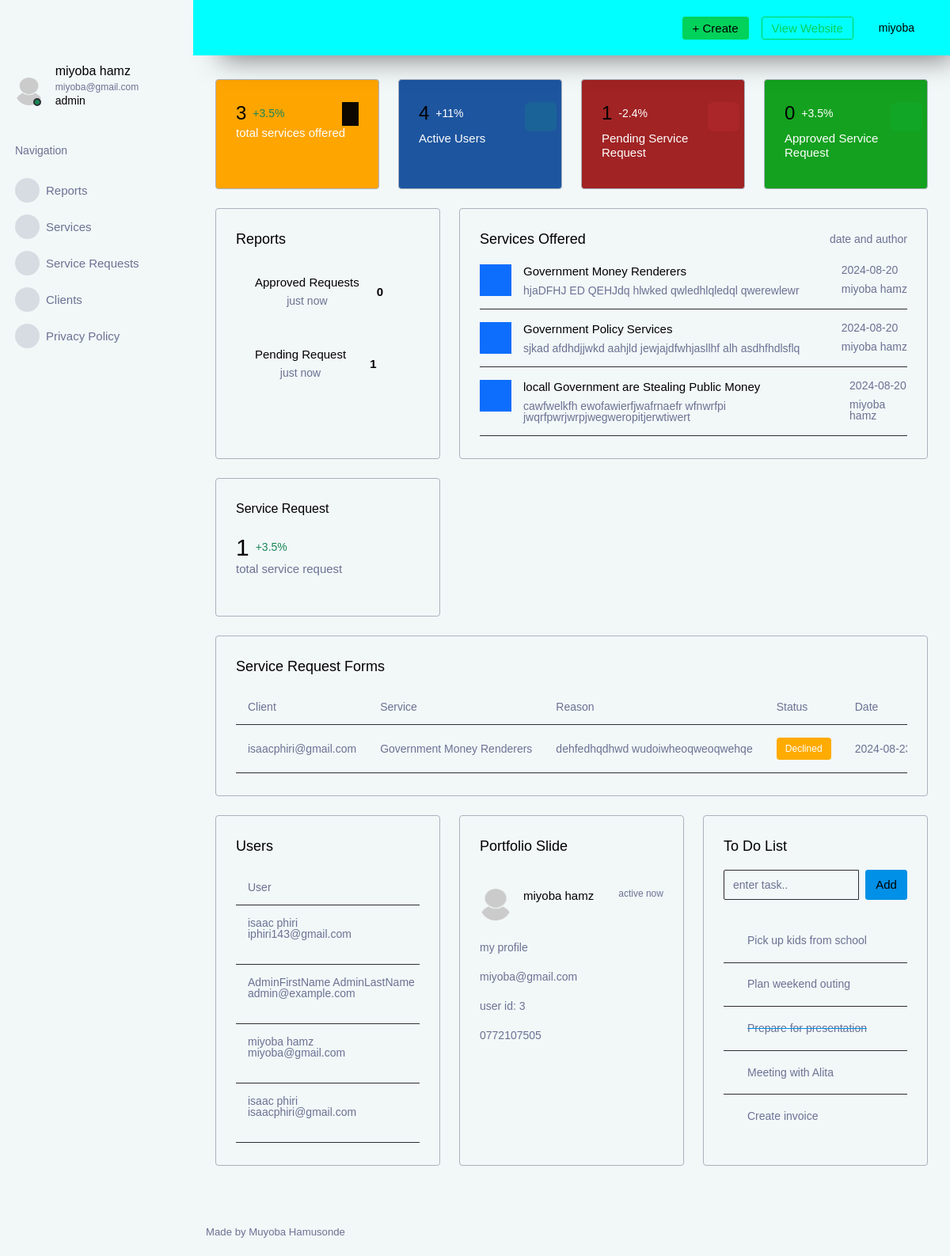
/dashboard/ (signed in), run on an earlier commit of the app's database.
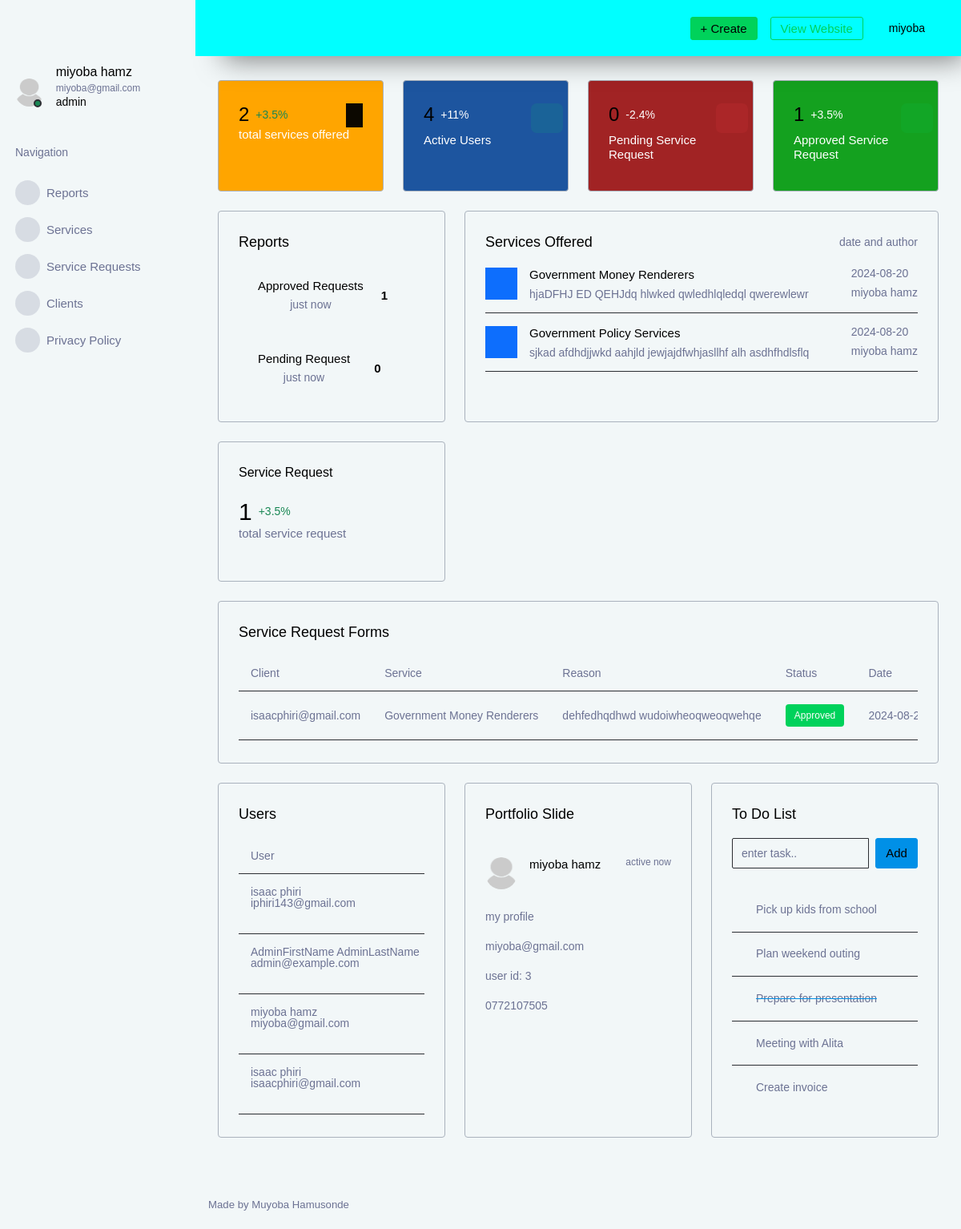
And on a later commit of the database.
### models.py (models this page shows, shortened)
class Service(database.Model):
    id = database.Column(database.Integer, primary_key=True,autoincrement=True)
    name = database.Column(database.String(100), nullable=False)
    description = database.Column(database.Text, nullable=True)
    updated = database.Column(database.Date,default = date.today())
    author = database.Column(database.Integer, database.ForeignKey(User.id) )
    publisher = relationship('User', backref='publisher_service')

class User(UserMixin,database.Model):
    id = database.Column(database.Integer, primary_key=True )
    first_name = database.Column(database.String(100), nullable=False)
    last_name = database.Column(database.String(100), nullable=False)
    email = database.Column( database.String(80),unique=True, nullable=False)
    phone = database.Column( database.String(15),unique=True, nullable=False)
    password = database.Column(database.String(8))
    role = database.Column(
        database.Enum(UserStatusEnum),
        default=UserStatusEnum.client,
        nullable=False
    )

class ServiceRequestForm(database.Model):
    id = database.Column(database.Integer, primary_key=True,autoincrement=True)
    service_id  = database.Column(database.Integer, database.ForeignKey('service.id'))
    reason = database.Column(database.String(100), nullable=False)
    updated = database.Column(database.Date,default = date.today())
    client = database.Column(database.Integer, database.ForeignKey(User.id) )
    active = database.Column(database.Boolean, default=False)
    nrc_number = database.Column('nrc_number', database.String(15), unique=True, nullable=True)
    district = database.Column('district', database.String(200), nullable=False)
    pdf_file  = database.Column(database.LargeBinary)
    file_name = database.Column(database.String(255), nullable=True)
    service = relationship('Service', backref='service_requests')
    user = relationship('User', backref='user_requests')
    def get_status(self):
        return self.active
    def get_status_text(self):
        if self.active:
            return 'Approved'
        return 'Declined'

### main.py (the view)
@main.route('/dashboard/')
@login_required
def dashboard():
    me = User.query.filter_by(email=current_user.email).first()
    t_approved_req = len(ServiceRequestForm.query.filter_by(active=True).all())
    t_peding_req = len(ServiceRequestForm.query.filter_by(active=False).all())
    services = Service.query.options(joinedload(Service.publisher)).all()
    servicerequest = ServiceRequestForm.query.options(joinedload(ServiceRequestForm.service),joinedload(ServiceRequestForm.user)).all()
    users = database.session.query(User).all()
    servicerequest = ServiceRequestForm.query.options(joinedload(ServiceRequestForm.service),joinedload(ServiceRequestForm.user)).all()
    t_services = len(services)
    t_users = len(users)
    t_servicerequest = len(servicerequest)
    return render_template(
        'dashboard/index.html',
        me=me, services=services,
        users=users,servicerequest=servicerequest,
        t_services=t_services,t_users=t_users,
        t_servicerequest=t_servicerequest,t_approved_req=t_approved_req,
        t_peding_req=t_peding_req
    )

### __init__.py (called while the page is built)
def create_app():
    app = Flask(__name__, template_folder='html')
    app.config['SECRET_KEY'] = b'_5#y2L"F4Q8z\n\xec]/'
    app.config['SQLALCHEMY_DATABASE_URI'] = 'sqlite:///' + os.path.join(os.path.abspath(os.path.dirname(__file__)), 'database.db')
    app.config['SQLALCHEMY_TRACK_MODIFICATIONS'] = False
    database.init_app(app)
    migrate.init_app(app, database)
    login_manager.init_app(app)
    login_manager.login_view = 'auth.login'
    from .models import User  # Import models after initializing database
    @login_manager.user_loader
    def load_user(user_id):
        return User.query.get(int(user_id))
    from .auth import auth as auth_blueprint
    app.register_blueprint(auth_blueprint)
    from .main import main as main_blueprint
    app.register_blueprint(main_blueprint)
    return app

### templates/dashboard/index.html (shortened to what the changed rows need)
{% extends 'dashboard/base.html' %}
{% block main %}
      <div class="row">
        <div class="col-xl-3 col-sm-6 grid-margin stretch-card" style=" border-radius: 5px;">
          <div class="card" style="background-color: orange;">
            <div class="card-body" >
              <div class="row">
                <div class="col-9">
                  <div class="d-flex align-items-center align-self-start" >
                    <h3 class="mb-0">{{t_services}}</h3>
                    <p class="text-success ms-2 mb-0 font-weight-medium">+3.5%</p>
                  </div>
                </div>
              </div>
            </div>
          </div>
        </div>
        <div class="col-xl-3 col-sm-6 grid-margin stretch-card">
          <div class="card" style="background-color: rgba(157, 23, 23, 0.94);">
            <div class="card-body">
              <div class="row">
                <div class="col-9">
                  <div class="d-flex align-items-center align-self-start">
                    <h3 class="mb-0">{{t_peding_req}}</h3>
                    <p class="text-white ms-2 mb-0 font-weight-medium">-2.4%</p>
                  </div>
                </div>
              </div>
            </div>
          </div>
        </div>
        <div class="col-xl-3 col-sm-6 grid-margin stretch-card">
          <div class="card" style="background-color: rgba(7, 157, 17, 0.94);">
            <div class="card-body">
              <div class="row">
                <div class="col-9">
                  <div class="d-flex align-items-center align-self-start">
                    <h3 class="mb-0">{{t_approved_req}}</h3>
                    <p class="text-white ms-2 mb-0 font-weight-medium">+3.5%</p>
                  </div>
                </div>
              </div>
            </div>
          </div>
        </div>
      </div>
      <div class="row">
        {% if me.role.value == 'admin' %}
        <div class="col-md-4 grid-margin stretch-card">
          <div class="card">
            <div class="card-body">
              <h4 class="card-title">Reports</h4>
              <div class="bg-gray-dark d-flex d-md-block d-xl-flex flex-row py-3 px-4 px-md-3 px-xl-4 rounded mt-3">
                <div class="text-md-center text-xl-left">
                  <h6 class="mb-1">Approved Requests</h6>
                  <p class="text-muted mb-0">just now</p>
                </div>
                <div class="align-self-center flex-grow text-right text-md-center text-xl-right py-md-2 py-xl-0">
                  <h6 class="font-weight-bold mb-0">{{t_approved_req}}</h6>
                </div>
              </div>
              <div class="bg-gray-dark d-flex d-md-block d-xl-flex flex-row py-3 px-4 px-md-3 px-xl-4 rounded mt-3">
                <div class="text-md-center text-xl-left">
                  <h6 class="mb-1">Pending Request</h6>
                  <p class="text-muted mb-0">just now</p>
                </div>
                <div class="align-self-center flex-grow text-right text-md-center text-xl-right py-md-2 py-xl-0">
                  <h6 class="font-weight-bold mb-0">{{t_peding_req}}</h6>
                </div>
              </div>
            </div>
          </div>
        </div>
        {% endif %}
        <div class="col-md-8 grid-margin stretch-card">
          <div class="card">
            <div class="card-body">
              <div class="row">
                <div class="col-12">
                  <div class="preview-list">
                    {% for req in services %}
                    <div class="preview-item border-bottom">
                      <div class="preview-thumbnail">
                        <div class="preview-icon bg-primary">
                          <i class="mdi mdi-file-document"></i>
                        </div>
                      </div>
                      <div class="preview-item-content d-sm-flex flex-grow">
                        <div class="flex-grow">
                          <h6 class="preview-subject">{{req.name}}</h6>
                          <p class="text-muted mb-0">{{req.description}}</p>
                        </div>
                        <div class="me-auto text-sm-right pt-2 pt-sm-0">
                          <p class="text-muted">{{req.updated}}</p>
                          <p class="text-muted mb-0">{{req.publisher.first_name}} {{req.publisher.last_name}} </p>
                        </div>
                      </div>
                    </div>
                    {% endfor %}
                  </div>
                </div>
              </div>
            </div>
          </div>
        </div>
      </div>
      {% if me.role.value == 'admin' %}
      <div class="row">
        <div class="col-sm-4 grid-margin">
          <div class="card">
            <div class="card-body">
              <div class="row">
                <div class="col-8 col-sm-12 col-xl-8 my-auto">
                  <div class="d-flex d-sm-block d-md-flex align-items-center">
                    <h2 class="mb-0">{{t_servicerequest}}</h2>
                  </div>
                </div>
              </div>
            </div>
          </div>
        </div>
      </div>
      <div class="row ">
        <div class="col-lg-12 grid-margin stretch-card">
          <div class="card">
            <div class="card-body">
              <div class="table-responsive">
                <table class="table">
                  <thead>
                    <tr>
                      <th>Client</th>
                      <th>Service</th>
                      <th>Reason</th>
                      <th>Status</th>
                      <th>Date</th>
                    </tr>
                  </thead>
                  <tbody>
                    {% for request in servicerequest %}
                    <tr>
                        <td>{{ request.user.email }}</td>
                        <td>{{ request.service.name }}</td>
                        <td>{{ request.reason }}</td>
                        <td><label class=" badge
                          {% if request.get_status() %}
                          badge-success
                          {% else %}
                          badge-warning
                          {% endif %}
                        ">{{request.get_status_text()}}</label></td>
                        <td>{{ request.updated }}</td>
                    </tr>
                    {% endfor %}
                  </tbody>
                </table>
              </div>
            </div>
          </div>
      </div>
      </div>
      {% endif %}
      <div class="row">
        {% if me.role.value == 'admin' %}
        <div class="col-md-6 col-xl-4 grid-margin stretch-card">
          <div class="card">
            <div class="card-body">
              <div class="table-responsive">
                <table class="table">
                  <thead>
                    <tr>
                      <th>User</th>
                    </tr>
                  </thead>
                  <tbody>
                      {% for user in users %}
                      <tr>
                          <td >
                            <span>
                              {{user.first_name}} {{user.last_name}}
                            </span>
                            <p>{{user.email}}</p>
                          </td>
                      </tr>
                    {% endfor %}
                  </tbody>
                </table>
              </div>
            </div>
          </div>
        </div>
        {% endif %}
        <div class="col-md-6 col-xl-4 grid-margin stretch-card">
          <div class="card">
            <div class="card-body">
              <h4 class="card-title">Portfolio Slide</h4>
              <div class="d-flex py-4">
                <div class="preview-list w-100">
                  <div class="preview-item p-0">
                    <div class="preview-item-content d-flex flex-grow">
                      <div class="flex-grow">
                        <div class="d-flex d-md-block d-xl-flex justify-content-between">
                          <h6 class="preview-subject">{{me.first_name}} {{me.last_name}}</h6>
                          <p class="text-muted text-small">active now</p>
                        </div>
                      </div>
                    </div>
                  </div>
                </div>
              </div>
              <p class="text-muted">my profile</p>
              <p class="text-muted">{{me.email}}</p>
              <p class="text-muted">user id: {{me.id}}</p>
              <p class="text-muted">{{me.phone}}</p>
            </div>
          </div>
        </div>
      </div>
{% endblock %}

### templates/dashboard/sidebar.html (shortened to what this page needs)
<nav class="sidebar sidebar-offcanvas" id="sidebar">
    <div class="sidebar-brand-wrapper d-none d-lg-flex align-items-center justify-content-center fixed-top">
    </div>
    <ul class="nav">
      <li class="nav-item profile">
        <div class="profile-desc">
          <div class="profile-pic">
            <div class="count-indicator">
              <img class="img-xs rounded-circle " src="{{url_for('static', filename='')}}assets/images/user.png" alt="">
              <span class="count bg-success"></span>
            </div>
            <div class="profile-name">
              <h5 class="mb-0 font-weight-normal">{{me.first_name}}  {{me.last_name}}</h5>
              <span>{{me.email}}</span>
              <p>{{me.role.value}}</p>
            </div>
          </div>
        </div>
      </li>
      <li class="nav-item nav-category">
        <span class="nav-link">Navigation</span>
      </li>
      <li class="nav-item menu-items">
        <a class="nav-link" href="/dashboard/">
          <span class="menu-icon">
            <i class="mdi mdi-speedometer"></i>
          </span>
          <span class="menu-title">Reports</span>
        </a>
      </li>
      <li class="nav-item menu-items">
        <a class="nav-link" href="/dashboard/services/">
          <span class="menu-icon">
            <i class="mdi mdi-playlist-play"></i>
          </span>
          <span class="menu-title">Services</span>
        </a>
      </li>
      <li class="nav-item menu-items">
        <a class="nav-link" href="/dashboard/services/request/">
          <span class="menu-icon">
            <i class="mdi mdi-table-large"></i>
          </span>
          <span class="menu-title">Service Requests</span>
        </a>
      </li>
      {% if me.role.value == 'admin' %}
      <li class="nav-item menu-items">
        <a class="nav-link" href="/dashboard/clients/">
          <span class="menu-icon">
            <i class="mdi mdi-chart-bar"></i>
          </span>
          <span class="menu-title">Clients</span>
        </a>
      </li>
      {% endif  %}
      <li class="nav-item menu-items">
        <a class="nav-link" href="/dashboard/privacy-policy/">
          <span class="menu-icon">
            <i class="mdi mdi-contacts"></i>
          </span>
          <span class="menu-title">Privacy Policy</span>
        </a>
      </li>
    </ul>
  </nav>

### templates/dashboard/nav.html (shortened to what this page needs)
<nav class="navbar p-0 fixed-top d-flex flex-row" style="background-color: aqua;">
    <div class="navbar-menu-wrapper flex-grow d-flex align-items-stretch">
      <button class="navbar-toggler navbar-toggler align-self-center" type="button" data-toggle="minimize">
        <span class="mdi mdi-menu"></span>
      </button>
      <ul class="navbar-nav navbar-nav-right">
        {% if me.role.value == 'admin' %}
        <li class="nav-item dropdown d-none d-lg-block">
          <a class="nav-link btn btn-success create-new-button" id="createbuttonDropdown" data-bs-toggle="dropdown" aria-expanded="false" href="#">+ Create</a>
        </li>
        {% endif %}
        <li class="navbar-nav navbar-nav-right">
          <a href="/" class="btn btn-outline-success">View Website</a>
        </li>
        <li class="nav-item dropdown">
          <a class="nav-link" id="profileDropdown" href="#" data-bs-toggle="dropdown">
            <div class="navbar-profile">
               <p class="mb-0 d-none d-sm-block navbar-profile-name">{{me.first_name}}</p>
              <i class="mdi mdi-menu-down d-none d-sm-block"></i>
            </div>
          </a>
        </li>
      </ul>
    </div>
  </nav>

What changed in the data, as far as the page shows it:
removed Service: name "locall Government are Stealing Public Money", description "cawfwelkfh ewofawierfjwafrnaefr wfnwrfpi jwqrfpwrjwrpjwegweropitjerwtiwert", updated "2024-08-20", publisher.first_name "miyoba", publisher.last_name "hamz"
changed ServiceRequestForm "dehfedhqdhwd wudoiwheoqweoqwehqe": active False → True (drawn); get_status_text "Declined" → "Approved"
Also different on the page:
{{ t_services }}: "3" → "2"
{{ t_peding_req }}: "1" → "0"
{{ t_approved_req }}: "0" → "1"
